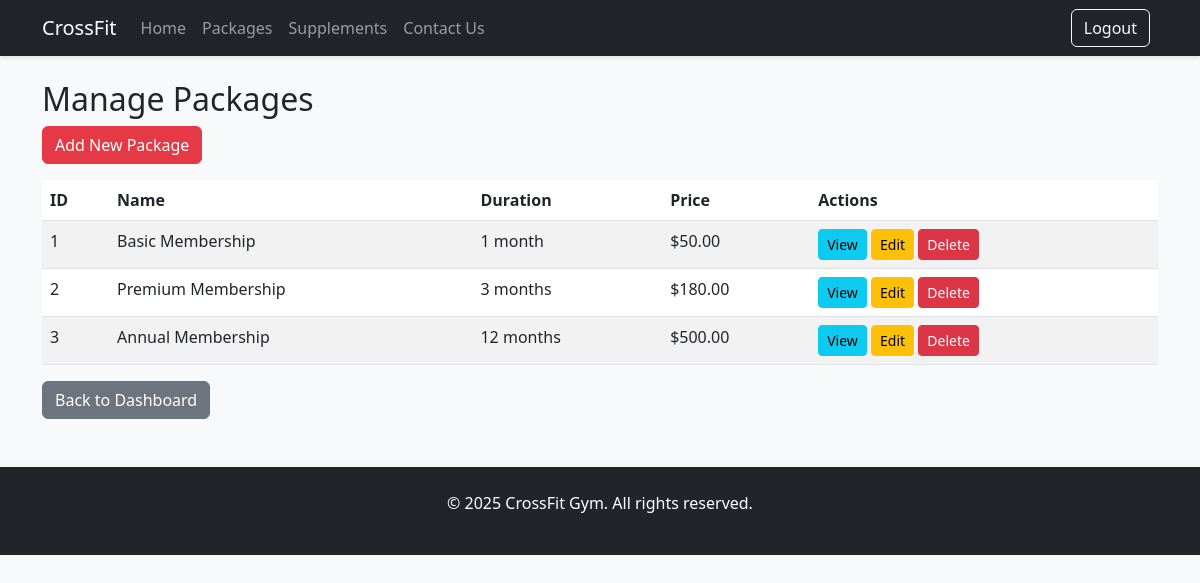
Screenshot of /admin/packages.php (signed in) with the database file from the repository.
### tables this page shows
CREATE TABLE packages (
    package_id INT AUTO_INCREMENT PRIMARY KEY,
    name VARCHAR(100) NOT NULL,
    description TEXT,
    duration_months INT NOT NULL,
    price DECIMAL(10,2) NOT NULL,
    features TEXT
);

### admin/packages.php (the view, shortened to what this page needs)
<?php
require_once '../../includes/auth.php';
require_once '../../includes/header.php';
$packages = $conn->query("SELECT * FROM packages ORDER BY price")->fetchAll();
?>
<h2>Manage Packages</h2>
<a href="add_package.php" class="btn btn-primary mb-3">Add New Package</a>
<div class="table-responsive">
    <table class="table table-striped">
        <thead>
            <tr>
                <th>ID</th>
                <th>Name</th>
                <th>Duration</th>
                <th>Price</th>
                <th>Actions</th>
            </tr>
        </thead>
        <tbody>
            <?php foreach($packages as $package): ?>
            <tr>
                <td><?= $package['package_id'] ?></td>
                <td><?= $package['name'] ?></td>
                <td><?= $package['duration_months'] ?> month<?= $package['duration_months'] > 1 ? 's' : '' ?></td>
                <td>$<?= number_format($package['price'], 2) ?></td>
                <td>
                    <a href="view_package.php?id=<?= $package['package_id'] ?>" class="btn btn-sm btn-info">View</a>
                    <a href="edit_package.php?id=<?= $package['package_id'] ?>" class="btn btn-sm btn-warning">Edit</a>
                    <form action="delete_package.php" method="POST" style="display:inline;">
                        <button type="submit" class="btn btn-sm btn-danger" onclick="return confirm('Are you sure?')">Delete</button>
                    </form>
                </td>
            </tr>
            <?php endforeach; ?>
        </tbody>
    </table>
</div>
<a href="dashboard.php" class="btn btn-secondary">Back to Dashboard</a>
<?php
require_once '../../includes/footer.php';
?>

### assets/css/style.css (style rules this page uses)
body { font-family: 'Segoe UI', Tahoma, Geneva, Verdana, sans-serif; background-color: #f8f9fa; }
.table-responsive { overflow-x: auto; }
.btn-primary { background-color: #e63946; border-color: #e63946; }
.btn-primary { transition: all 0.3s ease; }

### rows the page displays
packages: package_id "1", name "Basic Membership", duration_months "1", price "50.00"
packages: package_id "2", name "Premium Membership", duration_months "3", price "180.00"
packages: package_id "3", name "Annual Membership", duration_months "12", price "500.00"
